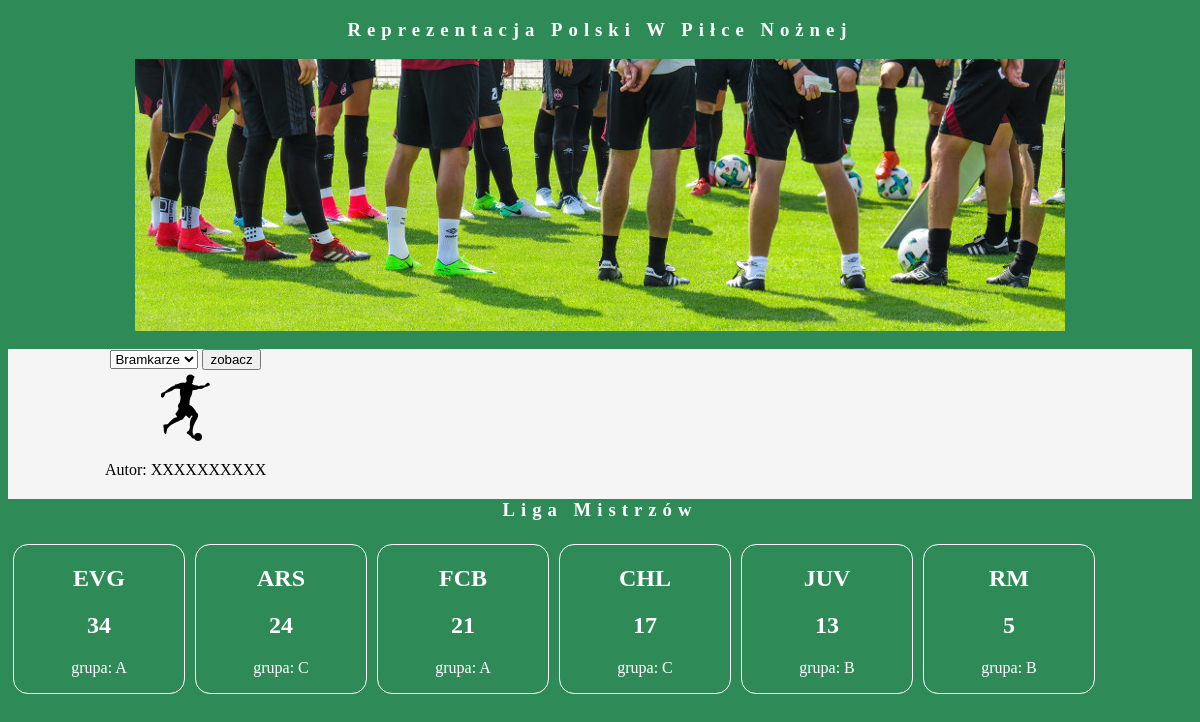
Screenshot of /zad-2023-02-27/liga.php with the database file from the repository.
### tables this page shows
CREATE TABLE `liga` (
  `id` int(10) UNSIGNED NOT NULL,
  `zespol` varchar(3) DEFAULT NULL,
  `punkty` int(10) UNSIGNED DEFAULT NULL,
  `grupa` char(1) DEFAULT NULL
);

### zad-2023-02-27/liga.php (the view, shortened to what this page needs)
<!DOCTYPE html>
<html>
<head>
	<link rel="stylesheet" href="styl2.css">
</head>
<body>
	<section id="baner">
		<h3>Reprezentacja Polski w piłce nożnej</h3>
		<img src="obraz1.jpg" alt="reprezentacja">
	</section>
	<section id="lewy">
		<form>
			<select name="pozycja">
				<option>Bramkarze</option>
			</select>
			<input type="submit" name="submit" value="zobacz">
		</form>
		<img src="zad2.png" alt="piłka">
		<p>Autor: XXXXXXXXXX</p>
	</section>
	<section id="prawy">
		<?php
		$conn = mysqli_connect('localhost', 'root', null, 'baza_2tamz2');
		?>
	</section>
	<section id="glowny">
		<h3>Liga mistrzów</h3>
	</section>
	<section id="liga">
		<?php
		try {
			$sql = "SELECT zespol, punkty, grupa FROM liga ORDER BY punkty DESC;";
			$wynik = mysqli_query($conn, $sql);
			foreach ($wynik as $wiersz) {
				echo <<<HTML
				<div class="info"><h2>{$wiersz['zespol']}</h2><h1>{$wiersz['punkty']}</h1><p>grupa: {$wiersz['grupa']}</p></div>
				HTML;
			}
		} finally {
			mysqli_close($conn);
		}
		?>
	</section>
</body>
</html>

### zad-2023-02-27/styl2.css (style rules this page uses)
#baner { color: white; text-align: center; height: 330px; clear: both; }
.info { color: white; text-align: center; width: 170px; margin: 5px; border: 1px solid white; border-radius: 15px; float: left; }
#glowny { color: white; }
#lewy { background-color: whitesmoke; width: 30%; text-align: center; height: 150px; float: left; }
#prawy { background-color: whitesmoke; width: 70%; height: 150px; float: left; }
body { font-family: verdana; background-color: seagreen; }
h3 { text-align: center; letter-spacing: 6px; text-transform: capitalize; }

### rows the page displays
liga: zespol "EVG", punkty "34", grupa "A"
liga: zespol "ARS", punkty "24", grupa "C"
liga: zespol "FCB", punkty "21", grupa "A"
liga: zespol "CHL", punkty "17", grupa "C"
liga: zespol "JUV", punkty "13", grupa "B"
liga: zespol "RM", punkty "5", grupa "B"
